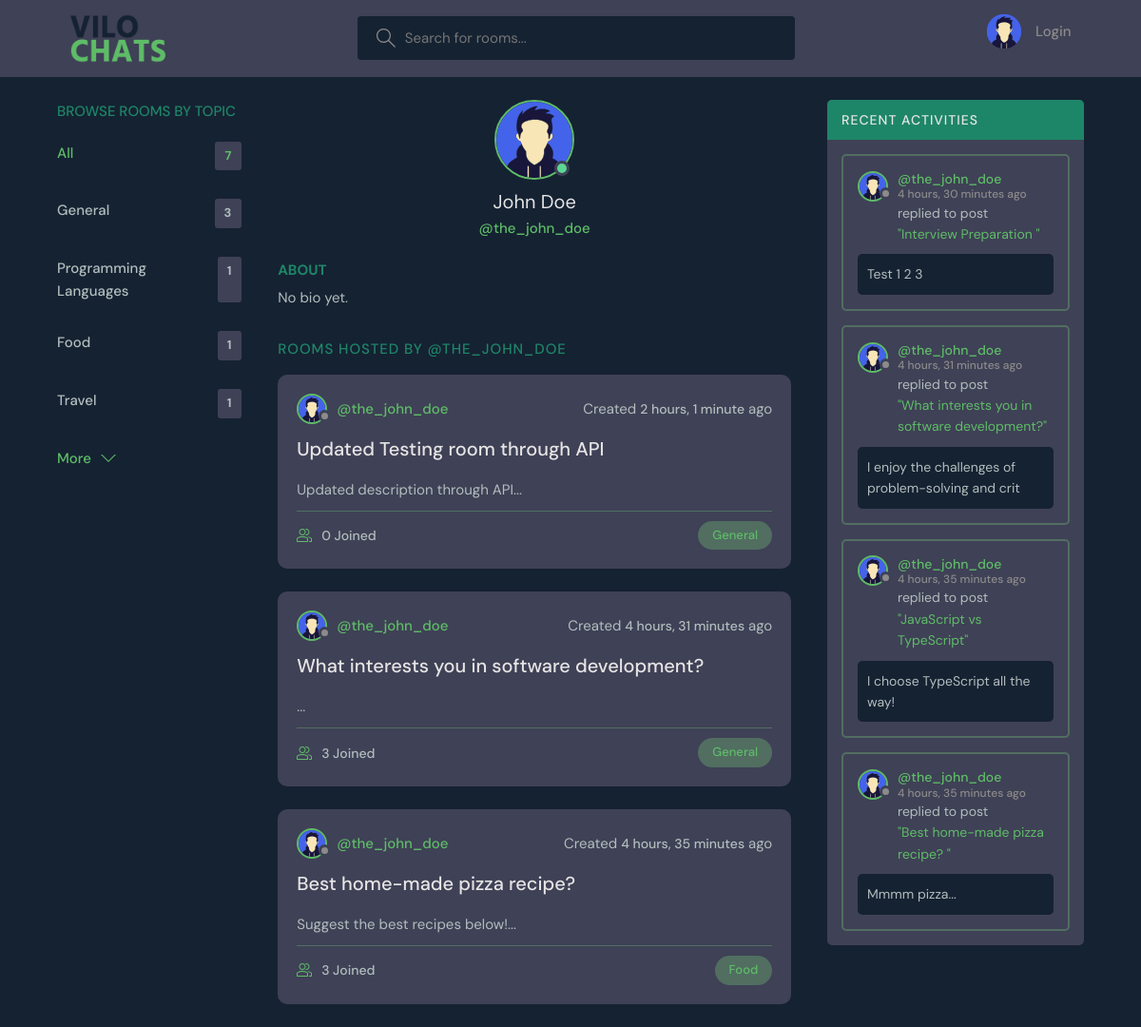
The app's page /profile/2/ with its own data.
### base/models.py (models this page shows, shortened)
class Topic(models.Model):
    name = models.CharField(max_length=200)

class User(AbstractUser):
    name = models.CharField(max_length=200, null=True)
    email = models.EmailField(unique=True, max_length=200, null=True)
    bio = models.TextField(null=True, blank=True)
    avatar = models.ImageField(default="avatar.svg", null=True, blank=True)
    USERNAME_FIELD = 'email'
    REQUIRED_FIELDS = []

class Room(models.Model):
    host = models.ForeignKey(User, on_delete=models.SET_NULL, null=True)
    topic = models.ForeignKey(Topic, on_delete=models.SET_NULL, null=True)
    name = models.CharField(max_length=200)
    description = models.TextField(null=True, blank=True)
    participants = models.ManyToManyField(User, related_name='participants', blank=True)
    updated = models.DateTimeField(auto_now=True)
    created = models.DateTimeField(auto_now_add=True)
    class Meta:
        ordering = ['-updated', '-created']
    def __str__(self):
        return self.name

class Message(models.Model):
    user = models.ForeignKey(User, on_delete=models.CASCADE)
    room = models.ForeignKey(Room, on_delete=models.CASCADE)
    body = models.TextField()
    updated = models.DateTimeField(auto_now=True)
    created = models.DateTimeField(auto_now_add=True)
    class Meta:
        ordering = ['-updated', '-created']
    def __str__(self):
        return self.body[0:50]

### base/views.py (the view)
# urls.py: path('profile/<str:pk>/', views.userProfile, name="user-profile"),
def userProfile(request, pk):
    user = User.objects.get(id=pk)
    rooms = user.room_set.all()
    room_messages = user.message_set.all()[0:4]
    topics = Topic.objects.all()[:4]
    all_rooms_count = Room.objects.all().count()
    context = {'user': user, 'rooms': rooms, 'room_messages': room_messages, 'topics': topics, 'all_rooms': all_rooms_count }
    return render(request, 'base/profile.html', context)

### base/templates/base/profile.html (shortened to what this page needs)
{% extends 'main.html' %} {% block content %}
<main class="profile-page layout layout--3">
  <div class="container">
    {% include 'base/topics_component.html' %}
    <div class="roomList">
      <div class="profile">
        <div class="profile__avatar">
          <div class="avatar avatar--large active">
            <img src="{{user.avatar.url}}" />
          </div>
        </div>
        <div class="profile__info">
          <h3>{{ user.name }}</h3>
          <p>@{{ user.username }}</p>
        </div>
        <div class="profile__about">
          <h3>About</h3>
          <p>
            {{user.bio|default:"No bio yet."}}
          </p>
        </div>
      </div>
      <div class="roomList__header">
        <div>
          <h2>Rooms Hosted by @{{ user.username }}</a>
          </h2>
        </div>
      </div>
      {% include 'base/feed_component.html' %}
    </div>
    {% include 'base/activity_component.html' %}
  </div>
</main>
{% endblock content %}

### base/templates/base/topics_component.html
<div class="topics">
  <div class="topics__header">
    <h2>Browse Rooms by Topic</h2>
  </div>
  <ul class="topics__list">
    <li>
      <a href="{% url 'home' %}" class="active">
        All <span>{{all_rooms}}</span>
      </a>
    </li>
    {% for topic in topics %}
    <li>
      <a href="{% url 'home' %}?q={{topic.name}}">
        {{topic.name}} <span>{{topic.room_set.all.count}}</span>
      </a>
    </li>
    {% endfor %}
  </ul>
  <a class="btn btn--link" href="{% url 'topics' %}">
    More
    <svg
      version="1.1"
      xmlns="http://www.w3.org/2000/svg"
      width="32"
      height="32"
      viewBox="0 0 32 32"
    >
      <path d="M16 21l-13-13h-3l16 16 16-16h-3l-13 13z"></path>
    </svg>
  </a>
</div>

### base/templates/base/feed_component.html (shortened to what this page needs)
{% for room in rooms %}
<div class="roomListRoom">
  <div class="roomListRoom__header">
    <a
      href="{% url 'user-profile' room.host.id %}"
      class="roomListRoom__author"
    >
      <div class="avatar avatar--small">
        <img src="{{room.host.avatar.url}}" />
      </div>
      <span>@{{ room.host.username }}</span>
    </a>
    <div class="roomListRoom__actions">
      <p>Created <span>{{ room.created|timesince }}</span> ago</p>
    </div>
  </div>
  <div class="roomListRoom__content">
    <a href="{% url 'room' room.id %}">{{ room.name }}</a>
    <p>{{ room.description|slice:"200" }}...</p>
  </div>
  <div class="roomListRoom__meta">
    <a href="{% url 'room' room.id %}" class="roomListRoom__joined">
      {{room.participants.count}} Joined
    </a>
    <a href="{% url 'home' %}?q={{room.topic.name}}">
      <p class="roomListRoom__topic">{{room.topic.name}}</p>
    </a>
  </div>
</div>
{% endfor %}

### base/templates/base/activity_component.html (shortened to what this page needs)
<div class="activities">
  <div class="activities__header">
    <h2>Recent Activities</h2>
  </div>
  {% for message in room_messages %}
  <div class="activities__box">
    <div class="activities__boxHeader roomListRoom__header">
      <a
        href="{% url 'user-profile' message.user.id %}"
        class="roomListRoom__author"
      >
        <div class="avatar avatar--small">
          <img src="{{message.user.avatar.url}}" />
        </div>
        <p>
          @{{ message.user.username }}
          <span>{{ message.created|timesince }} ago</span>
        </p>
      </a>
    </div>
    <div class="activities__boxContent">
      <p>
        replied to post
        <a href="{% url 'room' message.room.id %}"> "{{ message.room }}"</a>
      </p>
      <div class="activities__boxRoomContent">{{ message }}</div>
    </div>
  </div>
  {% endfor %}
</div>

### records on screen
Topic: name "General", room_set.all.count "3"
Topic: name "Programming Languages", room_set.all.count "1"
Topic: name "Food", room_set.all.count "1"
Topic: name "Travel", room_set.all.count "1"
User: avatar (placeholder picture), name "John Doe", username "the_john_doe", bio "No bio yet.", username "THE_JOHN_DOE"
Room: host.avatar (placeholder picture), host.username "the_john_doe", created "2 hours, 1 minute", name "Updated Testing room through API", description "Updated description through API", participants.count "0", topic.name "General"
Room: host.avatar (placeholder picture), host.username "the_john_doe", created "4 hours, 31 minutes", name "What interests you in software development?", participants.count "3", topic.name "General"
Room: host.avatar (placeholder picture), host.username "the_john_doe", created "4 hours, 35 minutes", name "Best home-made pizza recipe?", description "Suggest the best recipes below!", participants.count "3", topic.name "Food"
Message: user.avatar (placeholder picture), user.username "the_john_doe", created "4 hours, 30 minutes", room "Interview Preparation", body "Test 1 2 3"
Message: user.avatar (placeholder picture), user.username "the_john_doe", created "4 hours, 31 minutes", room "What interests you in software development?", body "I enjoy the challenges of problem-solving and crit"
Message: user.avatar (placeholder picture), user.username "the_john_doe", created "4 hours, 35 minutes", room "JavaScript vs TypeScript", body "I choose TypeScript all the way!"
Message: user.avatar (placeholder picture), user.username "the_john_doe", created "4 hours, 35 minutes", room "Best home-made pizza recipe?", body "Mmmm pizza..."

### other values on screen
{{ all_rooms }} "7"
